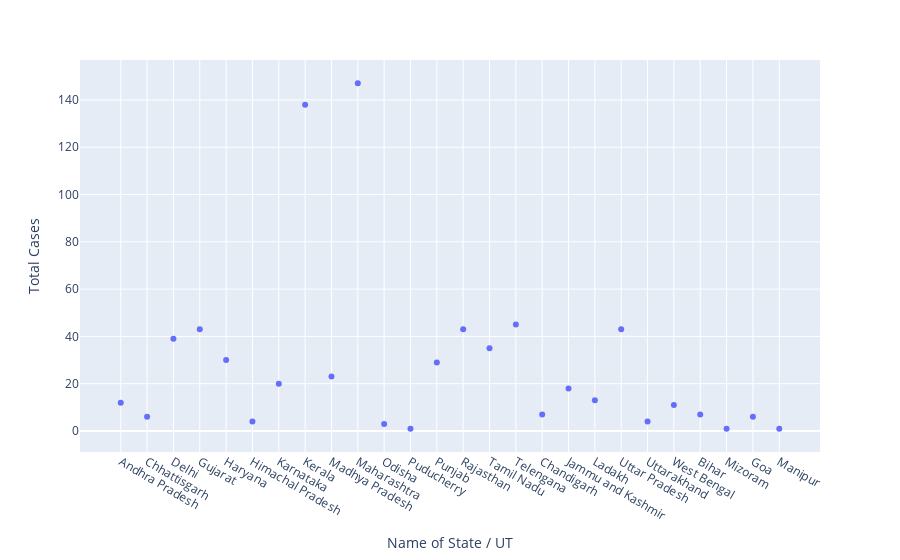

The notebook cell saved with this chart:
### Code cell
px.scatter(df ,x = 'Name of State / UT' , y = 'Total Cases')

### Figure 1 — Plotly figure (JSON) as saved in the notebook; plotly's stock layout.template omitted (floating-point values rounded to 4 significant figures)
{"data": [{"hovertemplate": "Name of State / UT=%{x}<br>Total Cases=%{y}<extra></extra>", "legendgroup": "", "marker": {"color": "#636efa", "symbol": "circle"}, "mode": "markers", "name": "", "orientation": "v", "showlegend": false, "type": "scatter", "x": ["Andhra Pradesh", "Chhattisgarh", "Delhi", "Gujarat", "Haryana", "Himachal Pradesh", "Karnataka", "Kerala", "Madhya Pradesh", "Maharashtra", "Odisha", "Puducherry", "Punjab", "Rajasthan", "Tamil Nadu", "Telengana", "Chandigarh", "Jammu and Kashmir", "Ladakh", "Uttar Pradesh", "Uttarakhand", "West Bengal", "Bihar", "Mizoram", "Goa", "Manipur"], "xaxis": "x", "y": [12, 6, 39, 43, 30, 4, 20, 138, 23, 147, 3, 1, 29, 43, 35, 45, 7, 18, 13, 43, 4, 11, 7, 1, 6, 1], "yaxis": "y"}], "layout": {"legend": {"tracegroupgap": 0}, "margin": {"t": 60}, "xaxis": {"anchor": "y", "domain": [0, 1], "title": {"text": "Name of State / UT"}}, "yaxis": {"anchor": "x", "domain": [0, 1], "title": {"text": "Total Cases"}}}}
